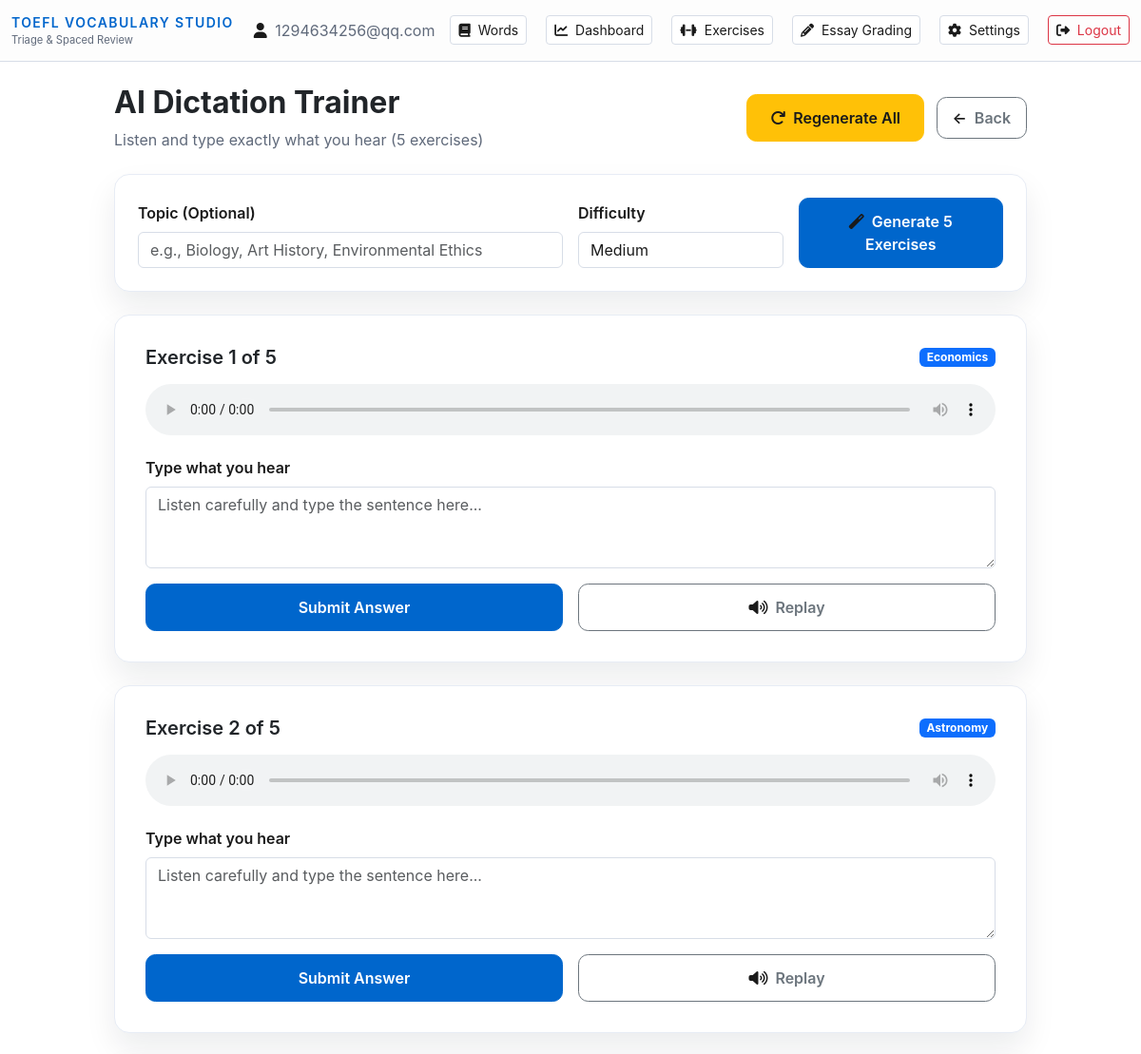
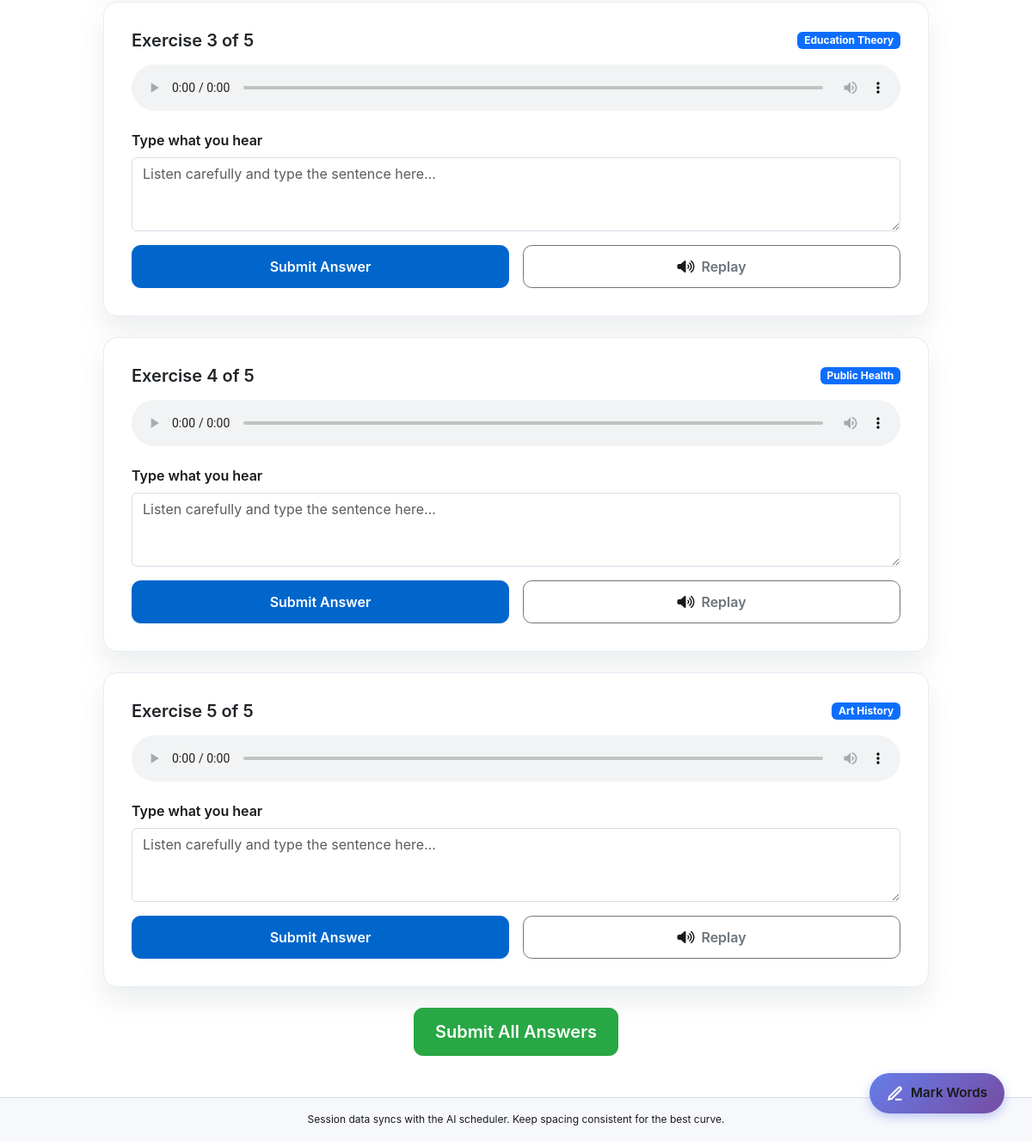
Page /listening/dictation (signed in) on the committed database (2 pictures, top to bottom).
### models.py (models this page shows, shortened)
class User(db.Model):
    __tablename__ = 'users'
    id = db.Column(db.Integer, primary_key=True, index=True)
    email = db.Column(db.String(255), unique=True, index=True, nullable=False)
    password_hash = db.Column(db.String(255), nullable=False)
    daily_goal = db.Column(db.Integer, default=20, nullable=False)
    created_at = db.Column(db.DateTime(timezone=True), default=utcnow, nullable=False)
    words = db.relationship('UserWord', back_populates='user', cascade='all, delete-orphan')
    reviews = db.relationship('ReviewLog', back_populates='user', cascade='all, delete-orphan')

class ListeningSentence(db.Model):
    __tablename__ = 'listening_sentences'
    id = db.Column(db.Integer, primary_key=True)
    text = db.Column(db.Text, nullable=False)  # The accurate transcript
    topic = db.Column(db.String(100), nullable=True)  # Academic topic
    difficulty = db.Column(db.String(20), default='medium')  # easy, medium, hard
    audio_url = db.Column(db.String(500), nullable=True)  # Path to audio file
    audio_duration_seconds = db.Column(db.Float, nullable=True)
    word_timestamps = db.Column(db.JSON, nullable=True)  # [{word, start, end}, ...]
    created_at = db.Column(db.DateTime(timezone=True), default=utcnow, nullable=False)
    def to_dict(self):
        return {
            'id': self.id,
            'text': self.text,
            'topic': self.topic,
            'difficulty': self.difficulty,
            'audio_url': self.audio_url,
            'audio_duration_seconds': self.audio_duration_seconds,
            'word_timestamps': self.word_timestamps,
        }

### app.py (the view)
@app.route('/listening/dictation')
@login_required
def dictation_trainer():
    user = get_current_user()
    if not user:
        return redirect(url_for('login'))
    sentence_records = ListeningSentence.query.order_by(
        ListeningSentence.created_at.desc()
    ).limit(5).all()
    sentences = [sentence.to_dict() for sentence in sentence_records]
    dictation_filters = session.get('dictation_filters', {'topic': '', 'difficulty': 'medium'})
    return render_template(
        'listening/dictation.html',
        user=user,
        sentences=sentences,
        dictation_filters=dictation_filters
    )

### app.py (called while the page is built)
@app.before_request
def _assign_request_id():
    rid = request.headers.get("X-Request-Id") or request.headers.get("CF-Ray") or uuid4().hex[:12]
    g.request_id = rid
    g._request_start = time.monotonic()

@app.after_request
def _log_request(response):
    start = getattr(g, "_request_start", None)
    if start is not None:
        elapsed_ms = int((time.monotonic() - start) * 1000)
        current_app.logger.info("%s %s -> %s (%sms)", request.method, request.path, response.status_code, elapsed_ms)
    response.headers["X-Request-Id"] = getattr(g, "request_id", "-")
    return response

### utils.py (called while the page is built)
def login_required(f):
    @wraps(f)
    def decorated_function(*args, **kwargs):
        if 'user_id' not in session:
            flash('Please log in to access this page.', 'warning')
            return redirect(url_for('login'))
        return f(*args, **kwargs)
    return decorated_function

def get_current_user():
    user_id = session.get('user_id')
    if user_id:
        return User.query.get(user_id)
    return None

### templates/listening/dictation.html (shortened to what this page needs)
{% extends "base.html" %}
{% block extra_css %}
<link rel="stylesheet" href="{{ url_for('static', filename='css/listening.css') }}">
{% endblock %}
{% block content %}
<div class="listening-wrapper">
    <div class="d-flex flex-column flex-md-row align-items-md-center justify-content-between listening-header mb-4">
        <div>
            <h1 class="h2 fw-bold text-dark listening-section-title mb-2">
                AI Dictation Trainer
            </h1>
            <p class="text-muted listening-lead">
                Listen and type exactly what you hear (5 exercises)
            </p>
        </div>
        <div>
            <button id="regenerate-all-btn" class="btn btn-warning listening-btn me-2">
                <i class="fas fa-redo me-2"></i>Regenerate All
            </button>
            <a href="{{ url_for('listening_dashboard') }}" class="btn btn-outline-secondary listening-btn listening-btn-sm">
                <span class="me-1">←</span> Back
            </a>
        </div>
    </div>
    <div class="listening-card listening-card--compact mb-4">
        <div class="row g-3 align-items-end">
            <div class="col-md-6">
                <label class="form-label fw-semibold" for="dictation-topic-input">Topic (Optional)</label>
                <input
                    type="text"
                    id="dictation-topic-input"
                    class="form-control"
                    placeholder="e.g., Biology, Art History, Environmental Ethics"
                    value="{{ dictation_filters.topic }}"
                >
            </div>
            <div class="col-md-4 col-lg-3">
                <label class="form-label fw-semibold" for="dictation-difficulty-select">Difficulty</label>
                <select id="dictation-difficulty-select" class="form-select">
                    <option value="medium" {% if dictation_filters.difficulty == 'medium' %}selected{% endif %}>Medium</option>
                </select>
            </div>
            <div class="col-md-2 col-lg-3 text-md-end">
                <button id="dictation-apply-btn" class="btn btn-primary listening-btn w-100">
                    <i class="fas fa-magic me-2"></i>Generate 5 Exercises
                </button>
            </div>
        </div>
    </div>
    {% if sentences and sentences|length > 0 %}
    {% for sentence in sentences %}
    <div class="listening-card mb-4" id="exercise-{{ loop.index }}">
        <div class="d-flex align-items-center justify-content-between mb-3">
            <h3 class="h5 fw-semibold text-dark mb-0">Exercise {{ loop.index }} of {{ sentences|length }}</h3>
            <span class="badge bg-primary">{{ sentence.topic }}</span>
        </div>
        <div class="listening-audio-card mb-3">
            <audio id="audio-{{ sentence.id }}" controls class="w-100">
                <source src="{{ url_for('static', filename=sentence.audio_url) }}" type="audio/mpeg">
            </audio>
        </div>
        <div class="exercise-input" id="input-section-{{ sentence.id }}">
            <label for="user-input-{{ sentence.id }}" class="form-label fw-semibold">Type what you hear</label>
            <textarea
                id="user-input-{{ sentence.id }}"
                rows="3"
                class="form-control"
                placeholder="Listen carefully and type the sentence here..."
            ></textarea>
            <div class="listening-actions mt-3">
                <button class="submit-btn btn btn-primary listening-btn" data-id="{{ sentence.id }}">
                    Submit Answer
                </button>
                <button class="replay-btn btn btn-outline-secondary listening-btn" data-id="{{ sentence.id }}">
                    <i class="fas fa-volume-up me-2"></i>Replay
                </button>
            </div>
        </div>
    </div>
    {% endfor %}
    <div class="text-center mb-4">
        <button id="submit-all-btn" class="btn btn-success listening-btn btn-lg">
            Submit All Answers
        </button>
    </div>
    {% endif %}
</div>
{% endblock %}

### templates/base.html (shortened to what this page needs)
<!DOCTYPE html>
<html lang="en">
<head>
    <link href="https://cdn.jsdelivr.net/npm/bootstrap@5.3.2/dist/css/bootstrap.min.css" rel="stylesheet">
    <link href="https://cdnjs.cloudflare.com/ajax/libs/font-awesome/6.4.0/css/all.min.css" rel="stylesheet">
    <link rel="stylesheet" href="{{ url_for('static', filename='css/unfamiliar_words.css') }}">
    {% block extra_css %}{% endblock %}
</head>
<body>
    <nav class="navbar navbar-light">
        <div class="container-fluid">
            <a class="navbar-brand d-flex flex-column" href="{{ url_for('index') }}">
                <span class="brand-text">TOEFL Vocabulary Studio</span>
                <small class="text-muted" style="font-size: 0.7rem;">Triage & Spaced Review</small>
            </a>
            <div class="d-flex align-items-center gap-3">
                {% if session.user_id %}
                    <span class="text-muted">
                        <i class="fas fa-user me-1"></i>
                        {{ session.user_email }}
                    </span>
                    <a href="{{ url_for('browse_words') }}" class="btn btn-sm btn-outline-light me-1">
                        <i class="fas fa-book me-1"></i> Words
                    </a>
                    <a href="{{ url_for('main_dashboard') }}" class="btn btn-sm btn-outline-light me-1">
                        <i class="fas fa-chart-line me-1"></i> Dashboard
                    </a>
                    <a href="{{ url_for('exercises_hub') }}" class="btn btn-sm btn-outline-light me-1">
                        <i class="fas fa-dumbbell me-1"></i> Exercises
                    </a>
                    <a href="{{ url_for('essay_grading_home') }}" class="btn btn-sm btn-outline-light me-1">
                        <i class="fas fa-pencil-alt me-1"></i> Essay Grading
                    </a>
                    <a href="{{ url_for('settings') }}" class="btn btn-sm btn-outline-light me-1">
                        <i class="fas fa-cog me-1"></i> Settings
                    </a>
                    <a href="{{ url_for('logout') }}" class="btn btn-sm btn-outline-danger">
                        <i class="fas fa-sign-out-alt me-1"></i> Logout
                    </a>
                {% else %}
                    <a href="{{ url_for('login') }}" class="btn btn-sm btn-outline-light">Login</a>
                    <a href="{{ url_for('register') }}" class="btn btn-sm btn-primary">Register</a>
                {% endif %}
            </div>
        </div>
    </nav>
    <main class="container my-4">
        {% block content %}{% endblock %}
    </main>
    <footer class="footer text-center py-3 mt-5">
        <div class="container">
            Session data syncs with the AI scheduler. Keep spacing consistent for the best curve.
        </div>
    </footer>
</body>
</html>

### static/css/unfamiliar_words.css (style rules this page uses)
.word-selectable { cursor: text; user-select: text; }

### static/css/listening.css (style rules this page uses)
.listening-wrapper, .listening-dashboard { margin: 0 auto; }
.listening-wrapper { max-width: 960px; }
.listening-header { gap: 1rem; }
.listening-card { background: var(--toefl-bg); border: 1px solid var(--toefl-border-light); border-radius: 1rem; padding: 2rem; box-shadow: 0 16px 32px rgba(15, 23, 42, 0.08); }
.listening-card--compact { padding: 1.5rem; }
.listening-section-title { font-weight: 700; margin-bottom: 0.5rem; }
.listening-lead { color: var(--toefl-text-light); margin-bottom: 0; }
.listening-btn { font-weight: 600; border-radius: 0.65rem; padding: 0.75rem 1.5rem; }
.listening-btn-sm { padding: 0.55rem 1rem; }
.listening-audio-card { text-align: center; margin-bottom: 1.5rem; }
.listening-actions { display: flex; flex-wrap: wrap; gap: 1rem; }
.listening-actions .btn { flex: 1 1 200px; }

### templates/base.html (style rules this page uses)
:root { --toefl-bg: #ffffff; --toefl-text: #1a1a1a; --toefl-text-light: #606a7b; --toefl-border: #d7dde7; --toefl-border-light: #e7ecf5; --toefl-primary: #0066cc; --toefl-primary-hover: #0052a3; --toefl-success: #28a745; --toefl-danger: #dc3545; --toefl-warning: #ffc107; --toefl-info: #17a2b8; --toefl-highlight: #fff6cc; --toefl-highlight-blue: #e3f1ff; --toefl-highlight-green: #e6f8ee; --toefl-gray-bg: #f6f8fb; --toefl-nav-bg: #fdfdfd; --slate-900: #f4f7fb; --slate-800: #ecf0f8; --slate-700: #e2e7f3; --slate-400: #6f7d96; --slate-300: #8291aa; --slate-200: #c9d4e6; --slate-100: #1a1f2b; --slate-700-rgb: 226, 231, 243; --teal-500: #0d9488; --teal-400: #0ea5e9; --teal-300: #38bdf8; --teal-200: #bae6fd; --amber-400: #f59e0b; --amber-300: #fbbf24; --amber-200: #fde68a; --rose-400: #fb7185; --rose-300: #fda4af; --rose-200: #fecdd3; --emerald-400: #34d399; --emerald-300: #6ee7b7; --cyan-400: #22d3ee; --purple: #a855f7; --purple-300: #c4b5fd; --blue: #2563eb; --blue-300: #60a5fa; --green: #22c55e; --orange: #fb923c; --gray-300: #d1d5db; --gray-200: #e5e7eb; }
body { background: var(--toefl-bg); color: var(--toefl-text); min-height: 100vh; font-family: -apple-system, BlinkMacSystemFont, 'Segoe UI', Roboto, Oxygen, Ubuntu, Cantarell, sans-serif; }
.navbar { background: var(--toefl-nav-bg); border-bottom: 1px solid var(--toefl-border); }
.btn-primary { background: var(--toefl-primary); border-color: var(--toefl-primary); color: white; font-weight: 600; }
.btn-success { background: var(--toefl-success); border-color: var(--toefl-success); color: white; }
.btn-warning { background: var(--toefl-warning); border-color: var(--toefl-warning); color: var(--toefl-text); }
.text-muted { color: var(--toefl-text-light) !important; }
.form-control, .form-select { background: var(--toefl-bg); border: 1px solid var(--toefl-border); color: var(--toefl-text); }
.brand-text { color: var(--toefl-primary); font-weight: 600; text-transform: uppercase; letter-spacing: 0.1em; font-size: 0.875rem; }
.footer { background: var(--toefl-gray-bg); border-top: 1px solid var(--toefl-border); color: var(--toefl-text-light); font-size: 0.75rem; }
p, h1, h2, h3, h4, h5, h6, label, span, div, li, td, th { color: var(--toefl-text); }
strong, b, em, i { color: var(--toefl-text); }
a:not(.btn) { color: var(--toefl-primary); }
.btn-outline-light { color: var(--toefl-text); border-color: var(--toefl-border); background: white; }
.btn-outline-danger { color: var(--toefl-danger); border-color: var(--toefl-danger); }

### rows in the picture
User: user_email "1294634256@qq.com"
ListeningSentence: sentences "5", topic "Economics", id "Listen carefully and type the sentence here..."
ListeningSentence: sentences "5", topic "Astronomy", id "Listen carefully and type the sentence here..."
ListeningSentence: sentences "5", topic "Education Theory", id "Listen carefully and type the sentence here..."
ListeningSentence: sentences "5", topic "Public Health", id "Listen carefully and type the sentence here..."
ListeningSentence: sentences "5", topic "Art History", id "Listen carefully and type the sentence here..."
